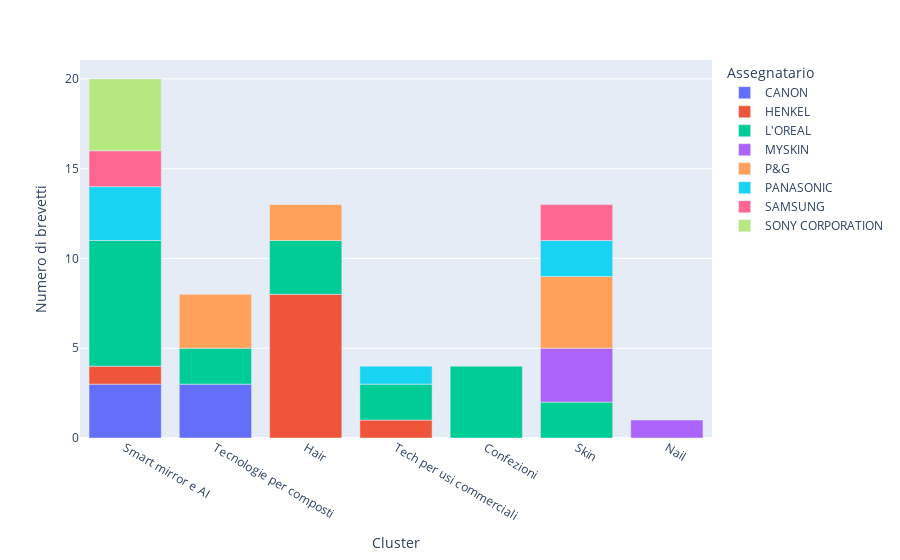

Source (notebook cell):
### Code cell
df_complete["assignee2"] = df_complete.assignee.apply(lambda x: assegnee_remap[x] if x in assegnee_remap else x)

data = df_complete.groupby(by=["assignee2", "supercluster"]).count().reset_index()

fig = px.bar(data[data.assignee2.isin(ass_eff)], 
             x="supercluster", 
             y="title", 
             color="assignee2",
             labels={
                     "assignee2": "Assegnatario",
                     "supercluster": "Cluster",
                     "title": "Numero di brevetti"
                 },
            )

fig.write_html("Numero di brevetti per cluster+assignee.html")
fig.show()

### Figure 1 — Plotly figure (JSON) as saved in the notebook; plotly's stock layout.template omitted (floating-point values rounded to 4 significant figures)
{"data": [{"alignmentgroup": "True", "hovertemplate": "Assegnatario=CANON<br>Cluster=%{x}<br>Numero di brevetti=%{y}<extra></extra>", "legendgroup": "CANON", "marker": {"color": "#636efa", "pattern": {"shape": ""}}, "name": "CANON", "offsetgroup": "CANON", "orientation": "v", "showlegend": true, "textposition": "auto", "type": "bar", "x": ["Smart mirror e AI", "Tecnologie per composti"], "xaxis": "x", "y": [3, 3], "yaxis": "y"}, {"alignmentgroup": "True", "hovertemplate": "Assegnatario=HENKEL<br>Cluster=%{x}<br>Numero di brevetti=%{y}<extra></extra>", "legendgroup": "HENKEL", "marker": {"color": "#EF553B", "pattern": {"shape": ""}}, "name": "HENKEL", "offsetgroup": "HENKEL", "orientation": "v", "showlegend": true, "textposition": "auto", "type": "bar", "x": ["Hair", "Smart mirror e AI", "Tech per usi commerciali"], "xaxis": "x", "y": [8, 1, 1], "yaxis": "y"}, {"alignmentgroup": "True", "hovertemplate": "Assegnatario=L'OREAL<br>Cluster=%{x}<br>Numero di brevetti=%{y}<extra></extra>", "legendgroup": "L'OREAL", "marker": {"color": "#00cc96", "pattern": {"shape": ""}}, "name": "L'OREAL", "offsetgroup": "L'OREAL", "orientation": "v", "showlegend": true, "textposition": "auto", "type": "bar", "x": ["Confezioni", "Hair", "Skin", "Smart mirror e AI", "Tech per usi commerciali", "Tecnologie per composti"], "xaxis": "x", "y": [4, 3, 2, 7, 2, 2], "yaxis": "y"}, {"alignmentgroup": "True", "hovertemplate": "Assegnatario=MYSKIN<br>Cluster=%{x}<br>Numero di brevetti=%{y}<extra></extra>", "legendgroup": "MYSKIN", "marker": {"color": "#ab63fa", "pattern": {"shape": ""}}, "name": "MYSKIN", "offsetgroup": "MYSKIN", "orientation": "v", "showlegend": true, "textposition": "auto", "type": "bar", "x": ["Nail", "Skin"], "xaxis": "x", "y": [1, 3], "yaxis": "y"}, {"alignmentgroup": "True", "hovertemplate": "Assegnatario=P&G<br>Cluster=%{x}<br>Numero di brevetti=%{y}<extra></extra>", "legendgroup": "P&G", "marker": {"color": "#FFA15A", "pattern": {"shape": ""}}, "name": "P&G", "offsetgroup": "P&G", "orientation": "v", "showlegend": true, "textposition": "auto", "type": "bar", "x": ["Hair", "Skin", "Tecnologie per composti"], "xaxis": "x", "y": [2, 4, 3], "yaxis": "y"}, {"alignmentgroup": "True", "hovertemplate": "Assegnatario=PANASONIC<br>Cluster=%{x}<br>Numero di brevetti=%{y}<extra></extra>", "legendgroup": "PANASONIC", "marker": {"color": "#19d3f3", "pattern": {"shape": ""}}, "name": "PANASONIC", "offsetgroup": "PANASONIC", "orientation": "v", "showlegend": true, "textposition": "auto", "type": "bar", "x": ["Skin", "Smart mirror e AI", "Tech per usi commerciali"], "xaxis": "x", "y": [2, 3, 1], "yaxis": "y"}, {"alignmentgroup": "True", "hovertemplate": "Assegnatario=SAMSUNG<br>Cluster=%{x}<br>Numero di brevetti=%{y}<extra></extra>", "legendgroup": "SAMSUNG", "marker": {"color": "#FF6692", "pattern": {"shape": ""}}, "name": "SAMSUNG", "offsetgroup": "SAMSUNG", "orientation": "v", "showlegend": true, "textposition": "auto", "type": "bar", "x": ["Skin", "Smart mirror e AI"], "xaxis": "x", "y": [2, 2], "yaxis": "y"}, {"alignmentgroup": "True", "hovertemplate": "Assegnatario=SONY CORPORATION<br>Cluster=%{x}<br>Numero di brevetti=%{y}<extra></extra>", "legendgroup": "SONY CORPORATION", "marker": {"color": "#B6E880", "pattern": {"shape": ""}}, "name": "SONY CORPORATION", "offsetgroup": "SONY CORPORATION", "orientation": "v", "showlegend": true, "textposition": "auto", "type": "bar", "x": ["Smart mirror e AI"], "xaxis": "x", "y": [4], "yaxis": "y"}], "layout": {"barmode": "relative", "legend": {"title": {"text": "Assegnatario"}, "tracegroupgap": 0}, "margin": {"t": 60}, "xaxis": {"anchor": "y", "domain": [0, 1], "title": {"text": "Cluster"}}, "yaxis": {"anchor": "x", "domain": [0, 1], "title": {"text": "Numero di brevetti"}}}}
